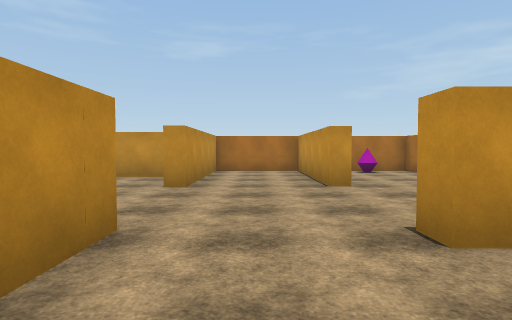
view 1 (above)

24 first-person views from a walk through a Unity game level. The camera is 1.5 m above the floor, tilts 2° down and sees 80° across. The floor is counted in squares, 2 m on a side. Each view is taken from the middle of a square. On the plan, view 1 faces up. The plan holds only what a view shows up to about 10 squares ahead; the rest is blank. The place goes on beyond the plan. The player is left out. Door leaves are left out, so doorways stand open. Some surface patterns are stand-ins.

view 2
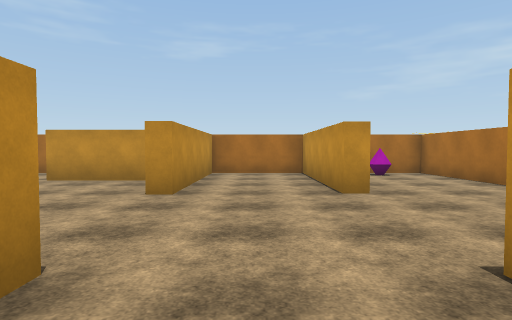

view 3
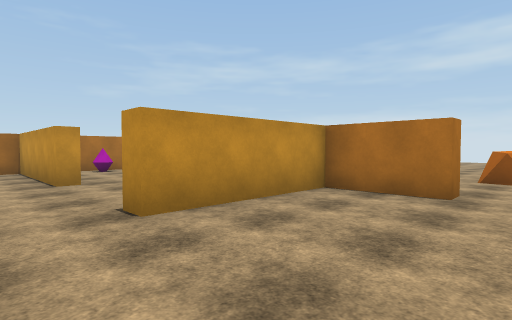

view 4
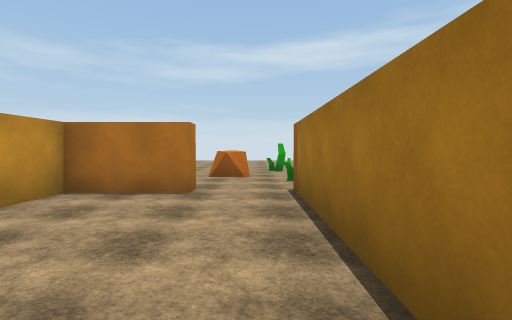

view 5
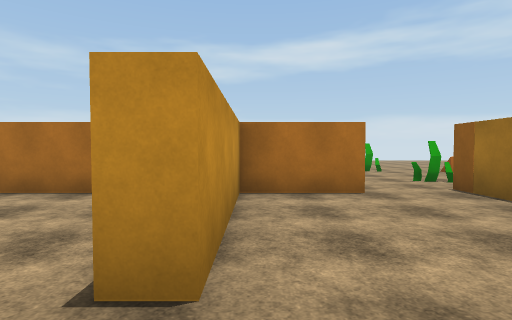

view 6
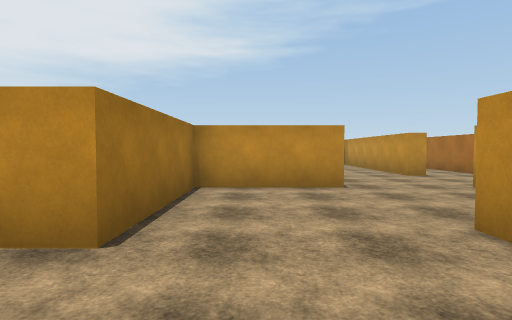

view 7
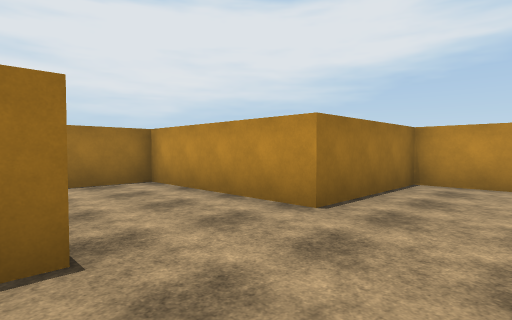

view 8
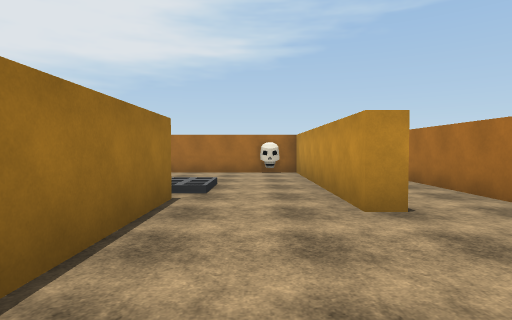

view 9
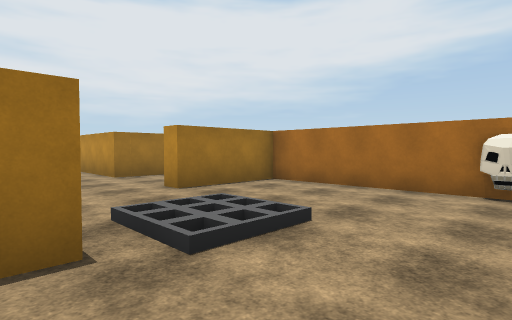

view 10
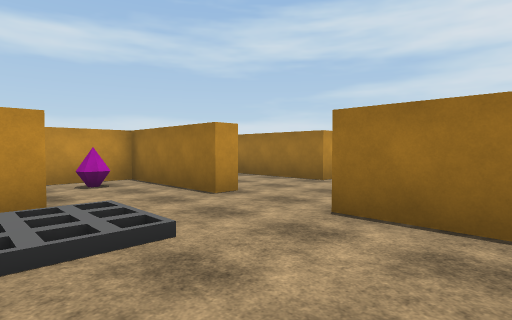

view 11
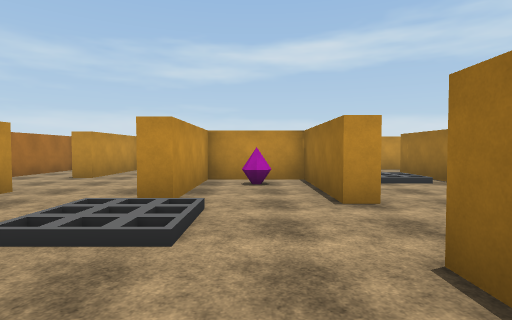

view 12
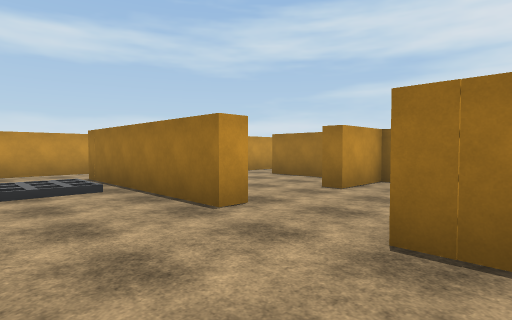

view 13
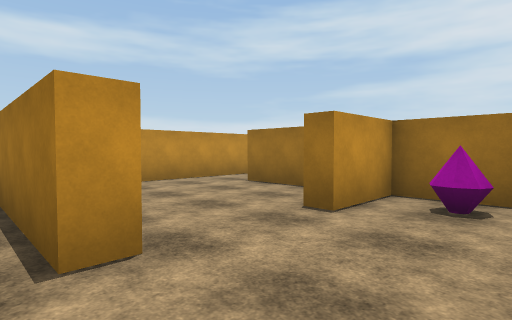

view 14
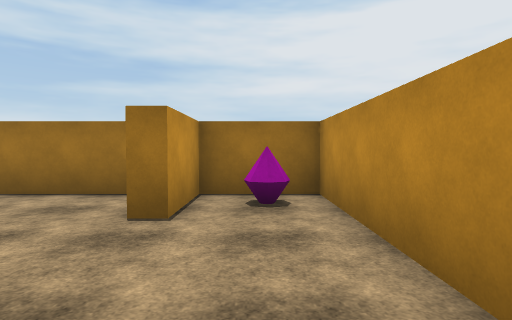

view 15
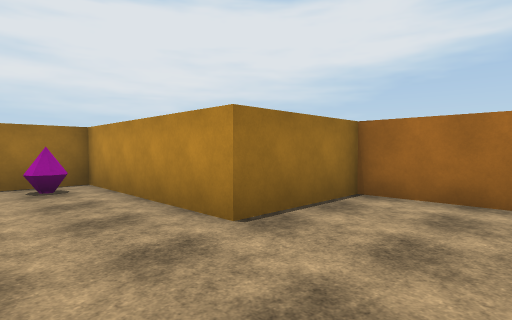

view 16
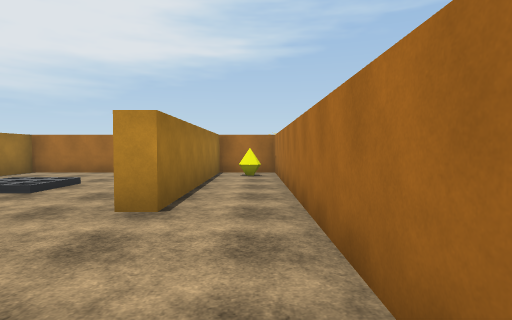

view 17
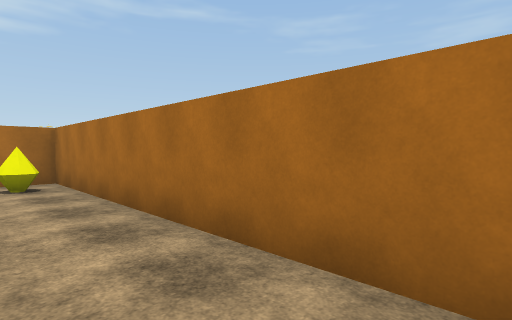

view 18
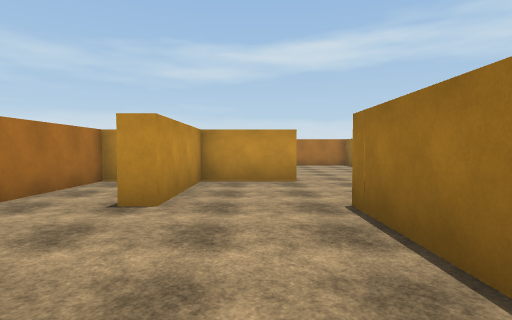

view 19
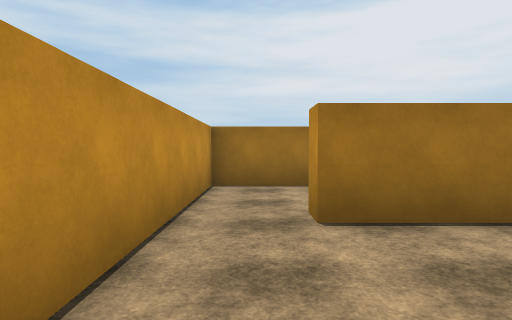

view 20
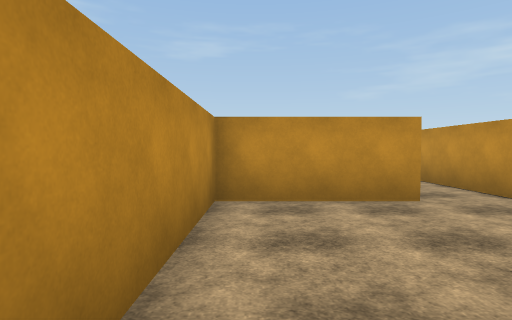

view 21
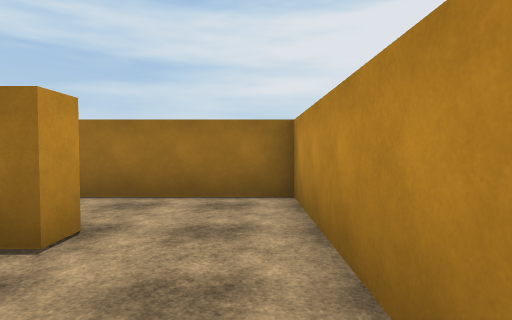

view 22
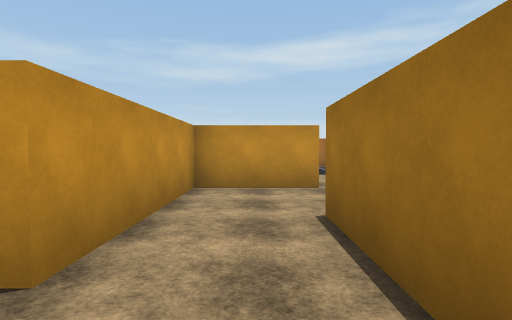

view 23
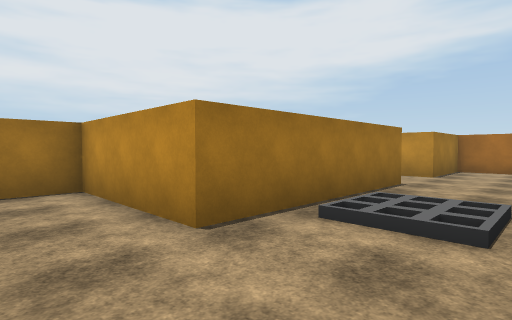

view 24
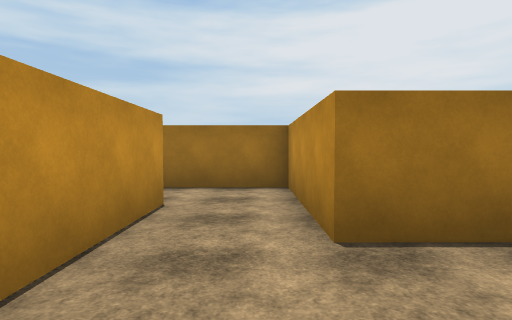

### Floor plan
Points are (right, up) in squares from view 1. A wall is a line through its corners. A room is listed if a view was taken in it or the views show most of it. See-through windows are left out.
Room 1 (views 1, 2, 3, 4, 5)
walls: (5.2, 0.1) (5.2, 2.3) (1.5, 2.3); (-1.3, 2.8) (-1.3, -1.7) (5.8, -1.7)
ways out: opening at (0.5, 3) to room 2; open door at (5.3, -0.7)
Room 2 (views 6, 7)
walls: (2, 6) (1.5, 6) (1.5, 10.6) (-1.3, 10.6) (-1.3, 6); (5.2, 4.8) (5.2, 10.6) (3.5, 10.6); (1.5, 2.3) (1.5, 2.8) (1.9, 2.8)
ways out: opening at (0.5, 3) to room 1; opening at (-1, 4.5) to room 3
objects: other object (4, 10)
Room 3 (view 8)
walls: (-1.3, 6) (-1.7, 6) (-1.7, 8.3) (-5, 8.3); (-5, 5.7) (-5, 2.8) (-1.3, 2.8)
ways out: opening at (-1, 4.5) to room 2; opening at (-5, 7.5) to room 4
Room 4 (view 9)
walls: (-7.6, 8.8) (-7.6, 8.3) (-8.6, 8.3); (-8.6, 5.7) (-5, 5.7)
ways out: opening at (-5, 7.5) to room 3; opening at (-8, 7.5) to room 5; opening at (-6.5, 9) to room 6
Room 5 (views 10, 11, 12, 13, 14, 15, 18, 23, 24)
walls: (-8.9, 2.2) (-8.9, 2.8) (-5.4, 2.8) (-5.4, 5.2) (-8.6, 5.2) (-8.6, 5.7); (-8.9, -0.4) (-3.6, -0.4); (-13.8, 1.6) (-13.8, -0.4) (-11.1, -0.4); (-8.6, 8.3) (-13.8, 8.3) (-13.8, 2.8) (-11.1, 2.8) (-11.1, 2.2); (-1.7, -0.6) (-1.7, 1.1)
ways out: opening at (-8, 7.5) to room 4; opening at (-9.5, -1) to room 7; opening at (-2.5, -1.5)
objects: skull (-14, 7); other object (-6, 4)
Room 6 (views 16, 17)
walls: (-5, 8.3) (-5, 8.9); (-1.8, 10.6) (-13.8, 10.6) (-13.8, 8.8) (-7.6, 8.8)
ways out: opening at (-6.5, 9) to room 4
objects: other object (-13, 10)
Room 7 (view 19)
walls: (-7.9, -5.1) (-5.6, -5.1); (-8.9, -1) (-8.9, -0.4); (-11.1, -0.4) (-11.1, -5.1) (-9, -5.1) (-9, -3.3) (-8.5, -3.3); (-4.1, -4.6) (-4.1, -2.6)
ways out: opening at (-9.5, -1) to room 5; opening at (-5, -5) to room 11
objects: other object (-10, -4)
Room 8 (views 20, 22)
walls: (-8.6, -8.6) (-8.6, -10.8) (-6.4, -10.8)
ways out: opening at (-7.5, -8) to room 9; opening at (-5.5, -9.5) to room 10
Room 9 (view 21)
walls: (-6.6, -5.6) (-8.6, -5.6) (-8.6, -8.6); (-6.4, -8.8) (-6.4, -8.3)
ways out: opening at (-7.5, -8) to room 8; opening at (-6, -6.5) to room 11
Room 10 (no view inside)
walls: (-2.1, -11.2) (-2.1, -8.8) (-6.4, -8.8); (-6.4, -10.8) (-4.5, -10.8)
ways out: opening at (-5.5, -9.5) to room 8; opening at (-3.5, -11)
Room 11 (no view inside)
walls: (-5.6, -5.1) (-5.6, -5.6) (-6.6, -5.6); (-6.4, -8.3) (-4.1, -8.3) (-4.1, -4.6)
ways out: opening at (-5, -5) to room 7; opening at (-6, -6.5) to room 9

Positions as (right, up) in squares from view 1, and headings:
1: (0, 0), facing up
2: (0, 1), facing up
3: (0, -1), facing up-right
4: (0, -1), facing right
5: (0, 2), facing right
6: (1, 4), facing left
7: (2, 5), facing down-left
8: (-4, 7), facing left
9: (-8, 8), facing down-left
10: (-13, 6), facing down-right
11: (-13, 4), facing right
12: (-12, 2), facing down-right
13: (-11, 0), facing down-right
14: (-10, 0), facing down
15: (-9, 2), facing down-left
16: (-4, 10), facing left
17: (-6, 9), facing up-left
18: (-9, 7), facing right
19: (-5, -2), facing down
20: (-8, -10), facing up
21: (-8, -6), facing down
22: (-8, -10), facing right
23: (-2, 2), facing down-left
24: (-3, 2), facing down
